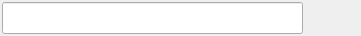
<?xml version="1.0" encoding="UTF-8"?>
<ui version="4.0">
 <class>QtSStringEdit</class>
 <widget class="QWidget" name="QtSStringEdit">
  <property name="geometry">
   <rect>
    <x>0</x>
    <y>0</y>
    <width>361</width>
    <height>36</height>
   </rect>
  </property>
  <property name="sizePolicy">
   <sizepolicy hsizetype="Expanding" vsizetype="Preferred">
    <horstretch>0</horstretch>
    <verstretch>0</verstretch>
   </sizepolicy>
  </property>
  <property name="windowTitle">
   <string/>
  </property>
  <layout class="QHBoxLayout" name="horizontalLayout">
   <property name="spacing">
    <number>4</number>
   </property>
   <property name="leftMargin">
    <number>2</number>
   </property>
   <property name="topMargin">
    <number>2</number>
   </property>
   <property name="rightMargin">
    <number>2</number>
   </property>
   <property name="bottomMargin">
    <number>2</number>
   </property>
   <item>
    <widget class="QLineEdit" name="value">
     <property name="sizePolicy">
      <sizepolicy hsizetype="Expanding" vsizetype="Preferred">
       <horstretch>1</horstretch>
       <verstretch>0</verstretch>
      </sizepolicy>
     </property>
     <property name="styleSheet">
      <string notr="true"/>
     </property>
     <property name="text">
      <string/>
     </property>
    </widget>
   </item>
   <item>
    <widget class="QPushButton" name="applyChangesBtn">
     <property name="sizePolicy">
      <sizepolicy hsizetype="Preferred" vsizetype="Preferred">
       <horstretch>0</horstretch>
       <verstretch>0</verstretch>
      </sizepolicy>
     </property>
     <property name="minimumSize">
      <size>
       <width>24</width>
       <height>24</height>
      </size>
     </property>
     <property name="maximumSize">
      <size>
       <width>24</width>
       <height>24</height>
      </size>
     </property>
     <property name="toolTip">
      <string>Click to apply the changes and run a preflight check</string>
     </property>
     <property name="styleSheet">
      <string notr="true"/>
     </property>
     <property name="text">
      <string/>
     </property>
     <property name="icon">
      <iconset resource="../../icons/images/Icons.qrc">
       <normaloff>:/check.png</normaloff>:/check.png</iconset>
     </property>
     <property name="iconSize">
      <size>
       <width>24</width>
       <height>24</height>
      </size>
     </property>
     <property name="autoDefault">
      <bool>false</bool>
     </property>
     <property name="default">
      <bool>false</bool>
     </property>
     <property name="flat">
      <bool>true</bool>
     </property>
    </widget>
   </item>
   <item>
    <widget class="QPushButton" name="cancelChangesBtn">
     <property name="sizePolicy">
      <sizepolicy hsizetype="Minimum" vsizetype="Preferred">
       <horstretch>0</horstretch>
       <verstretch>0</verstretch>
      </sizepolicy>
     </property>
     <property name="minimumSize">
      <size>
       <width>24</width>
       <height>24</height>
      </size>
     </property>
     <property name="maximumSize">
      <size>
       <width>24</width>
       <height>24</height>
      </size>
     </property>
     <property name="toolTip">
      <string>Click to revert the changes</string>
     </property>
     <property name="styleSheet">
      <string notr="true"/>
     </property>
     <property name="text">
      <string/>
     </property>
     <property name="icon">
      <iconset resource="../../icons/images/Icons.qrc">
       <normaloff>:/delete.png</normaloff>:/delete.png</iconset>
     </property>
     <property name="iconSize">
      <size>
       <width>24</width>
       <height>24</height>
      </size>
     </property>
     <property name="flat">
      <bool>true</bool>
     </property>
    </widget>
   </item>
  </layout>
 </widget>
 <resources>
  <include location="../../icons/images/Icons.qrc"/>
 </resources>
 <connections/>
</ui>
